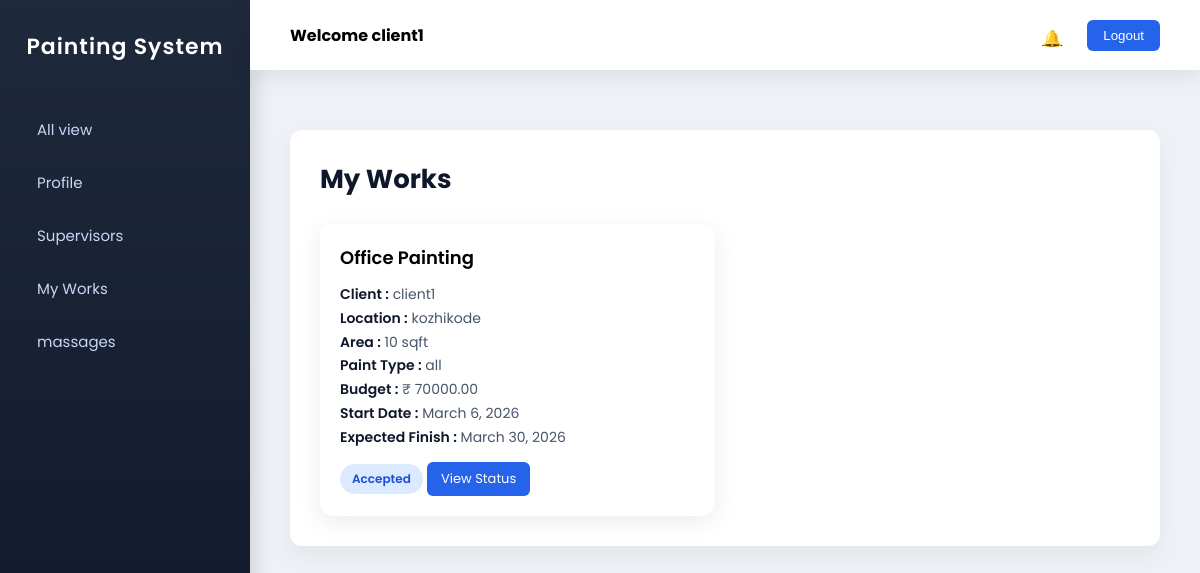
Page /my_works (signed in) on the committed database.
### brush_track_app/models.py (models this page shows, shortened)
class Login(AbstractUser):
    is_client = models.BooleanField(default=False)
    is_supervisor = models.BooleanField(default=False)
    is_painter = models.BooleanField(default=False)

class Work(models.Model):
    client = models.ForeignKey("Client", on_delete=models.CASCADE)
    supervisor = models.ForeignKey("Supervisor", on_delete=models.CASCADE)
    location = models.CharField(max_length=250)
    WORK_TYPE_CHOICES = [
        ("Home", "Home"),
        ("Office", "Office"),
        ("Building", "Building"),
        ("Shop", "Shop"),
        ("Apartment", "Apartment"),
    ]
    work_type = models.CharField(
        max_length=50,
        choices=WORK_TYPE_CHOICES
    )
    square_feet = models.IntegerField(null=True, blank=True)
    paint_type = models.CharField(max_length=100, null=True, blank=True)  # Interior / Exterior
    start_date = models.DateField(null=True, blank=True)
    expected_finish_date = models.DateField(null=True, blank=True)
    budget = models.DecimalField(max_digits=10, decimal_places=2, null=True, blank=True)
    status = models.CharField(
        max_length=50,
        choices=[
            ("Pending", "Pending"),
            ("Started", "Started"),
            ("Completed", "Completed"),
        ],
        default="Pending"
    )
    created_at = models.DateTimeField(auto_now_add=True)

class Client(models.Model):
    client_details = models.OneToOneField("Login", on_delete=models.DO_NOTHING)
    name = models.CharField(max_length=100)
    email = models.EmailField()
    phone = models.IntegerField()
    address = models.TextField(max_length=50)
    document = models.FileField(upload_to='documents/')
    def __str__(self):
        return self.name

### brush_track_app/clientview.py (the view)
# urls.py: path('my_works',clientview.my_works,name='my_works'),
def my_works(request):
    client = Client.objects.get(client_details=request.user)
    works = Work.objects.filter(client=client)
    return render(request,'client/add_work_view.html',{'works':works})

### templates/client/add_work_view.html (shortened to what this page needs)
{% extends "client/client.html" %}
{% block content %}
<div class="page-title">
My Works
</div>
<div class="work-grid">
{% for work in works %}
<div class="work-card">
<div class="work-header">
{{ work.work_type }} Painting
</div>
<div class="work-details">
<div><span>Client :</span> {{ work.client }}</div>
<div><span>Location :</span> {{ work.location }}</div>
<div><span>Area :</span> {{ work.square_feet }} sqft</div>
<div><span>Paint Type :</span> {{ work.paint_type }}</div>
<div><span>Budget :</span> ₹ {{ work.budget }}</div>
<div><span>Start Date :</span> {{ work.start_date }}</div>
<div><span>Expected Finish :</span> {{ work.expected_finish_date }}</div>
</div>
{% if work.status == "Pending" %}
<div class="status pending">Pending Approval</div>
{% elif work.status == "Accepted" %}
<div class="status accepted">Accepted</div>
{% elif work.status == "Rejected" %}
<div class="status rejected">Rejected</div>
{% elif work.status == "Completed" %}
<div class="status completed">Completed</div>
{% endif %}
<a href="{% url 'work_status' work.id %}" class="view-btn">
View Status
</a>
</div>
{% empty %}
<p>No Work Assigned</p>
{% endfor %}
</div>
{% endblock %}

### templates/client/client.html (shortened to what this page needs)
{% load static %}
<!DOCTYPE html>
<html lang="en">
<head>
<link rel="stylesheet" href="{% static 'assets/vendors/mdi/css/materialdesignicons.min.css' %}">
</head>
<body>
<div class="sidebar">
<div class="sidebar-header">
Painting System
</div>
<ul>
<li>
<a href="{% url 'client_dashboard'%}">
All view
</a>
</li>
<li>
<a href="{% url 'client_profile'%}">
Profile
</a>
</li>
<li>
<a href="{% url 'supervisor_view'%}">
Supervisors
</a>
</li>
<li>
<a href="{% url 'my_works'%}">
My Works
</a>
</li>
<li>
<a href="{% url 'client_messages'%}">
massages
</a>
</li>
</ul>
</div>
<div class="main">
<div class="navbar">
<h4>Welcome {{ request.user }}</h4>
<div class="nav-right">
<div class="notification" onclick="toggleNotification()">
 <a href="{% url 'client_notifications' %}">
<span class="">🔔
</span> </a>
</div>
<a href="{% url 'Log_out_client' %}">
<button class="logout-btn">Logout</button>
</a>
</div>
</div>
<div class="content">
<div class="content-card">
{% block content %}
{% endblock %}
</div>
</div>
</div>
</body>
</html>

### templates/client/client.html (style rules this page uses)
* { box-sizing:border-box; margin:0; padding:0; }
body { font-family:'Poppins',sans-serif; background:#eef2f7; display:flex; }
.sidebar { width:250px; height:100vh; background:linear-gradient(180deg,#1e293b,#0f172a); color:white; position:fixed; top:0; left:0; display:flex; flex-direction:column; padding-top:30px; box-shadow:4px 0 20px rgba(0,0,0,0.15); }
.sidebar-header { text-align:center; font-size:22px; font-weight:600; margin-bottom:40px; letter-spacing:1px; }
.sidebar ul { list-style:none; padding:0; }
.sidebar ul li { padding:15px 25px; transition:0.3s; }
.sidebar ul li a { text-decoration:none; color:#cbd5f5; display:flex; align-items:center; font-size:15px; }
.main { margin-left:250px; width:100%; }
.navbar { height:70px; background:white; display:flex; align-items:center; justify-content:space-between; padding:0 40px; box-shadow:0 6px 20px rgba(0,0,0,0.08); position:fixed; left:250px; right:0; top:0; z-index:100; }
.nav-right { display:flex; align-items:center; gap:25px; }
.notification { position:relative; cursor:pointer; }
.logout-btn { background:#2563eb; border:none; color:white; padding:8px 16px; border-radius:6px; cursor:pointer; transition:0.3s; }
.content { margin-top:90px; padding:40px; }
.content-card { background:white; padding:30px; border-radius:12px; box-shadow:0 10px 25px rgba(0,0,0,0.05); animation:fadeIn 0.6s; }

### templates/client/add_work_view.html (style rules this page uses)
.page-title { font-size:26px; font-weight:700; margin-bottom:25px; color:#0f172a; }
.work-grid { display:grid; grid-template-columns:repeat(auto-fill,minmax(320px,1fr)); gap:20px; }
.work-card { background:white; border-radius:14px; padding:20px; box-shadow:0 6px 25px rgba(0,0,0,0.08); transition:0.3s; }
.work-header { font-size:18px; font-weight:600; margin-bottom:12px; }
.work-details { font-size:14px; color:#475569; line-height:1.7; }
.work-details span { font-weight:600; color:#0f172a; }
.status { margin-top:14px; display:inline-block; padding:6px 12px; border-radius:20px; font-size:12px; font-weight:600; }
.accepted { background:#dbeafe; color:#1d4ed8; }
.view-btn { background:#2563eb; padding:7px 14px; border-radius:6px; font-size:13px; text-decoration:none; color:white; display:inline-block; margin-top:12px; }

### rows in the picture
Login: user "client1"
Work: work_type "Office", client "client1", location "kozhikode", square_feet "10", paint_type "all", budget "70000.00", start_date "March 6, 2026", expected_finish_date "March 30, 2026", status "Accepted"
